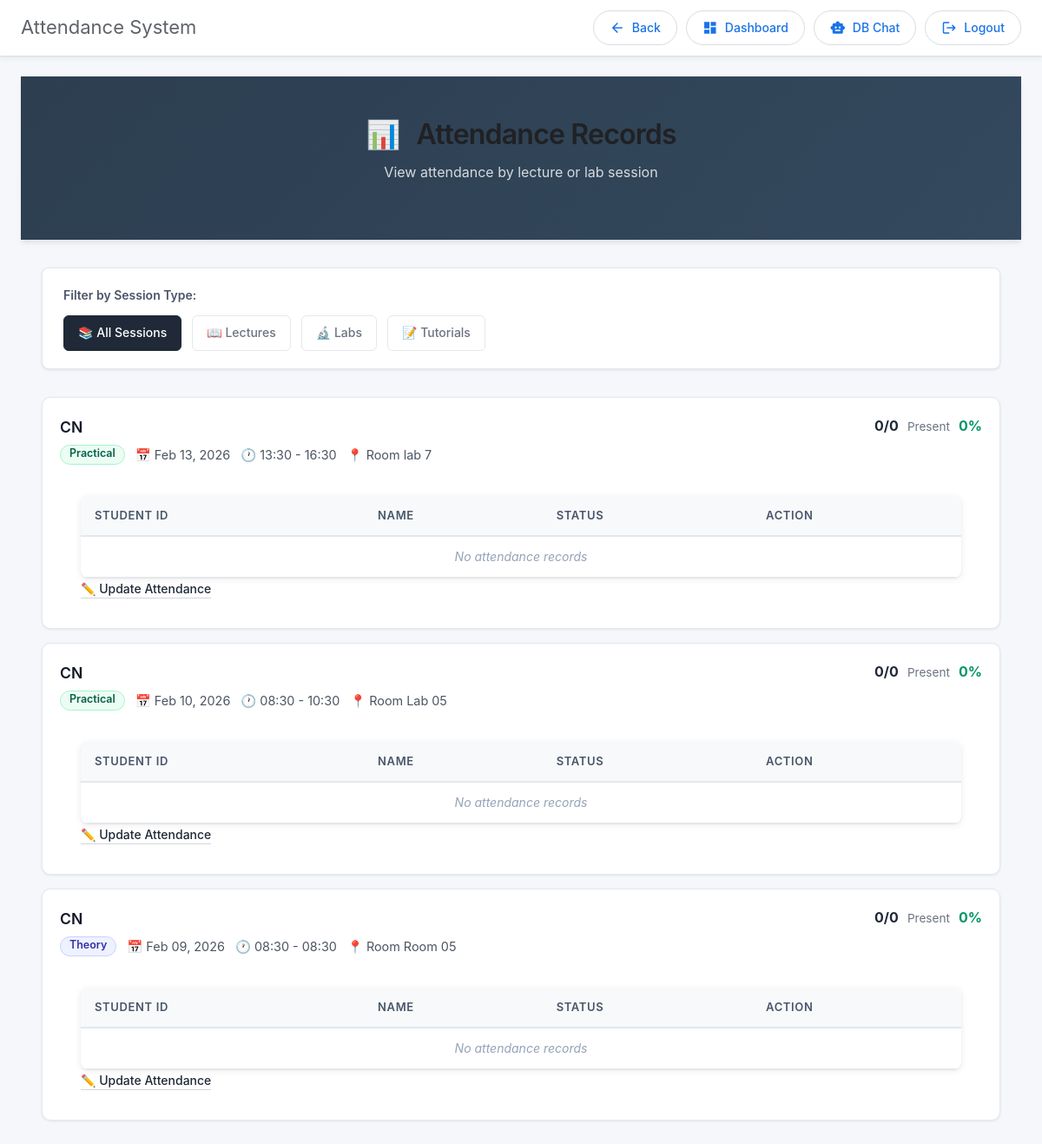
/faculty_app/show_student_attendance (signed in), run on an earlier commit of the app's database.
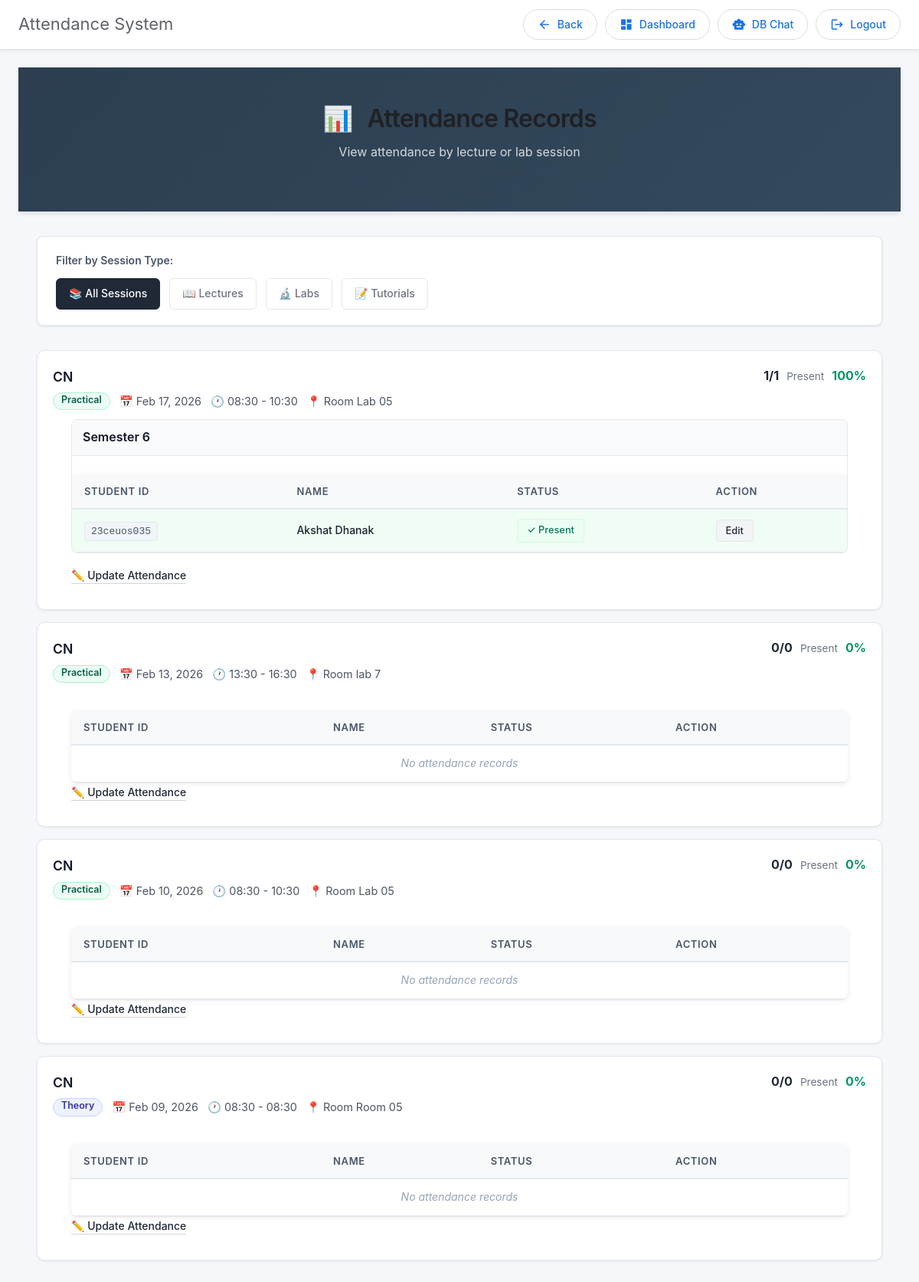
And on a later commit of the database.
### admin_app/models.py (models this page shows, shortened)
class Lecture(models.Model):
    TYPE_CHOICES = [
        ('theory', 'Theory'),
        ('practical', 'Practical'),
        ('tutorial', 'Tutorial'),
    ]
    subject_offering = models.ForeignKey(SubjectOffering, on_delete=models.CASCADE, related_name='lectures')
    date = models.DateField()
    start_time = models.TimeField()
    end_time = models.TimeField()
    lecture_type = models.CharField(max_length=20, choices=TYPE_CHOICES, default='theory')
    room_number = models.CharField(max_length=20, blank=True, null=True)
    faculty = models.ForeignKey(Faculty, on_delete=models.PROTECT, related_name='conducted_lectures')
    is_conducted = models.BooleanField(default=True)
    created_at = models.DateTimeField(auto_now_add=True)
    class Meta:
        ordering = ['date', 'start_time']

class SubjectOffering(models.Model):
    subject = models.ForeignKey(Subject, on_delete=models.PROTECT, related_name='offerings')
    academic_year = models.CharField(max_length=10)  # e.g., "2025-26"
    division = models.CharField(max_length=5)  # e.g., "A", "B", "C"
    faculty = models.ForeignKey('Faculty', on_delete=models.PROTECT, related_name='teaching_subjects')
    max_students = models.IntegerField(default=60)
    created_at = models.DateTimeField(auto_now_add=True)
    class Meta:
        ordering = ['academic_year', 'subject', 'division']
        unique_together = ['subject', 'academic_year', 'division']

class Subject(models.Model):
    code = models.CharField(max_length=20, unique=True)   # e.g., "23CE610"
    name = models.CharField(max_length=200, unique=True)  # e.g., "ADVANCED COMPUTER ARCHITECTURE"
    credits = models.IntegerField(default=4)
    semester = models.IntegerField(choices=[(i, f"Semester {i}") for i in range(1, 9)])
    is_elective = models.BooleanField(default=False)
    department = models.ForeignKey(Department, on_delete=models.PROTECT, related_name='subjects')
    syllabus_url = models.URLField(blank=True, null=True)
    created_at = models.DateTimeField(auto_now_add=True)
    class Meta:
        ordering = ['semester', 'code']
        unique_together = ['code', 'department']

class Attendance(models.Model):
    STATUS_CHOICES = [
        ('present', 'Present'),
        ('absent', 'Absent'),
        ('late', 'Late'),
    ]
    lecture = models.ForeignKey(Lecture, on_delete=models.CASCADE, related_name='attendances')
    student = models.ForeignKey(Student, on_delete=models.CASCADE, related_name='attendances')
    status = models.CharField(max_length=20, choices=STATUS_CHOICES, default='absent')
    marked_date = models.DateTimeField(auto_now=True)
    marked_by = models.ForeignKey(Faculty, on_delete=models.SET_NULL, null=True, blank=True, related_name='marked_attendances')
    face_recognized = models.BooleanField(default=False, null=True)
    created_at = models.DateTimeField(auto_now_add=True)
    class Meta:
        ordering = ['lecture', 'student']
        unique_together = ['lecture', 'student']

class Student(models.Model):
    STATUS_CHOICES = [
        ('active', 'Active'),
        ('graduated', 'Graduated'),
        ('suspended', 'Suspended'),
        ('dropped', 'Dropped'),
    ]
    BATCH_CHOICES = [
        ('A1', 'A1'),
        ('A2', 'A2'),
        ('A3', 'A3'),
        ('A4', 'A4'),
        ('B1', 'B1'),
        ('B2', 'B2'),
        ('B3', 'B3'),
        ('B4', 'B4'),
    ]
    user = models.OneToOneField(CustomUser, on_delete=models.CASCADE, related_name='student_profile')
    roll_number = models.CharField(max_length=20, unique=True)
    name = models.CharField(max_length=200)
    degree_program = models.ForeignKey(DegreeProgram, on_delete=models.PROTECT, related_name='enrolled_students', null=True, blank=True)
    semester = models.IntegerField(choices=[(i, f"Semester {i}") for i in range(1, 9)], default=1)
    division = models.CharField(max_length=5)  # A, B, C, etc.
    batch = models.CharField(max_length=10, choices=BATCH_CHOICES)
    graduation_date = models.DateField(blank=True, null=True)
    phone = models.CharField(max_length=15)
    blood_group = models.CharField(max_length=3, blank=True, null=True)
    date_of_birth = models.DateField(blank=True, null=True)
    address = models.TextField(blank=True, null=True)
    city = models.CharField(max_length=100, blank=True, null=True)
    state = models.CharField(max_length=100, blank=True, null=True)
    pincode = models.CharField(max_length=10, blank=True, null=True)
    father_name = models.CharField(max_length=100, blank=True, null=True)
    father_contact = models.CharField(max_length=15, blank=True, null=True)
    mother_name = models.CharField(max_length=100, blank=True, null=True)
    mother_contact = models.CharField(max_length=15, blank=True, null=True)
    image = models.ImageField(upload_to='student_photos/', default='default_student.jpg')
    face_encoding = models.TextField(blank=True, null=True)  # JSON encoded face descriptor
    status = models.CharField(max_length=20, choices=STATUS_CHOICES, default='active')
    created_at = models.DateTimeField(auto_now_add=True)
    updated_at = models.DateTimeField(auto_now=True)
    class Meta:
        ordering = ['degree_program', 'semester', 'roll_number']

### registration/models.py (models this page shows)
class CustomUser(AbstractUser):
    ROLE_CHOICES = [
        ("student", "Student"),
        ("faculty", "Faculty"),
        ("admin", "Admin"),
    ]
    role = models.CharField(max_length=10, choices=ROLE_CHOICES, default="student")

### faculty_app/views.py (the view)
# urls.py: path("show_student_attendance", views.show_student_attendance, name="show_student_attendance"),
@faculty_required
def show_student_attendance(request):
    faculty = Faculty.objects.get(user=request.user)
    filter_type = request.GET.get('filter', 'all')  # all, theory, practical, tutorial
    selected_lecture_id = request.GET.get('lecture_id')
    lectures = Lecture.objects.filter(faculty=faculty).select_related('subject_offering', 'subject_offering__subject').order_by('-date')
    if filter_type != 'all' and filter_type in ['theory', 'practical', 'tutorial']:
        lectures = lectures.filter(lecture_type=filter_type)
    if selected_lecture_id:
        lectures = lectures.filter(id=selected_lecture_id)
    lecture_data = []
    for lecture in lectures:
        attendances = (
            Attendance.objects
            .filter(lecture=lecture)
            .select_related('student', 'student__user')
            .order_by('student__semester', 'student__name')
        )
        present_count = attendances.filter(status='present').count()
        total_count = attendances.count()
        semester_groups = defaultdict(list)
        for att in attendances:
            semester_groups[att.student.semester].append(att)
        ordered_groups = sorted(semester_groups.items(), key=lambda x: x[0])
        lecture_data.append({
            'lecture': lecture,
            'slot_type': lecture.lecture_type,
            'slot_type_display': lecture.get_lecture_type_display(),
            'attendances': attendances,
            'semester_groups': ordered_groups,
            'present_count': present_count,
            'total_count': total_count,
            'attendance_percentage': (present_count / total_count * 100) if total_count > 0 else 0,
        })
    context = {
        'lecture_data': lecture_data,
        'filter_type': filter_type,
        'selected_lecture_id': selected_lecture_id,
        'faculty': faculty,
    }
    return render(request, "faculty_app/show_student_attendance.html", context)

### faculty_app/views.py (called while the page is built)
def faculty_required(view_func):
    @wraps(view_func)
    def wrapper(request, *args, **kwargs):
        if not request.user.is_authenticated:
            return redirect("registration:login")  # Redirect unauthenticated users to login page
        if request.user.role == "faculty":
            return view_func(request, *args, **kwargs)
        logout(request)  # Log out unauthorized users
        return redirect("registration:login")  # Redirect unauthorized users
    return wrapper

### project1/context_processors.py (called while the page is built)
def session_timeout(request):
    return {
        'SESSION_TIMEOUT_SECONDS': getattr(settings, 'SESSION_COOKIE_AGE', 1800),
    }

### faculty_app/templates/faculty_app/show_student_attendance.html (shortened to what this page needs)
{% extends "layout.html" %}
{% block container %}
<div class="attendance-records-page">
  <div class="page-header">
    <div class="header-content">
      <h1 class="page-title">
        <span class="title-icon">📊</span> Attendance Records
      </h1>
      <p class="page-subtitle">View attendance by lecture or lab session</p>
    </div>
  </div>
  <div class="container-main">
    <div class="filter-card">
      <form method="get" class="filter-form">
        <div class="filter-group">
          <label class="filter-label">Filter by Session Type:</label>
          <div class="filter-buttons">
            <a href="?filter=all" class="filter-btn {% if filter_type == 'all' %}active{% endif %}">
              📚 All Sessions
            </a>
            <a href="?filter=theory" class="filter-btn {% if filter_type == 'theory' %}active{% endif %}">
              📖 Lectures
            </a>
            <a href="?filter=practical" class="filter-btn {% if filter_type == 'practical' %}active{% endif %}">
              🔬 Labs
            </a>
            <a href="?filter=tutorial" class="filter-btn {% if filter_type == 'tutorial' %}active{% endif %}">
              📝 Tutorials
            </a>
          </div>
        </div>
      </form>
    </div>
    {% if lecture_data %}
      <div class="records-list">
        {% for item in lecture_data %}
        <section class="record-row">
          <div class="record-head">
            <div class="record-info">
              <div class="record-title">{{ item.lecture.subject_offering.subject.name }}</div>
              <div class="record-meta">
                <span class="badge badge-{{ item.slot_type }}">{{ item.slot_type_display }}</span>
                <span class="meta-item">📅 {{ item.lecture.date|date:"M d, Y" }}</span>
                <span class="meta-item">🕐 {{ item.lecture.start_time|time:"H:i" }} - {{ item.lecture.end_time|time:"H:i" }}</span>
                {% if item.lecture.room_number %}
                <span class="meta-item">📍 Room {{ item.lecture.room_number }}</span>
                {% endif %}
              </div>
            </div>
            <div class="record-stats">
              <span class="stat-count">{{ item.present_count }}/{{ item.total_count }}</span>
              <span class="stat-label">Present</span>
              <span class="stat-pct">{{ item.attendance_percentage|floatformat:0 }}%</span>
            </div>
          </div>
          <div class="attendance-table-wrapper list-mode">
            {% if item.semester_groups %}
              {% for semester, group in item.semester_groups %}
              <div class="semester-block">
                <div class="semester-header">Semester {{ semester }}</div>
                <table class="attendance-table">
                  <thead>
                    <tr>
                      <th>Student ID</th>
                      <th>Name</th>
                      <th>Status</th>
                      <th>Action</th>
                    </tr>
                  </thead>
                  <tbody>
                    {% for attendance in group %}
                    <tr class="{% if attendance.status == 'present' %}present-row{% endif %}">
                      <td><code class="student-id">{{ attendance.student.user.username }}</code></td>
                      <td class="student-name">{{ attendance.student.name }}</td>
                      <td>
                        {% if attendance.status == 'present' %}
                          <span class="status-badge present">✓ Present</span>
                        {% elif attendance.status == 'late' %}
                          <span class="status-badge late">⏱ Late</span>
                        {% else %}
                          <span class="status-badge absent">✗ Absent</span>
                        {% endif %}
                      </td>
                      <td>
                        <a href="{% url 'faculty_app:edit_student_attendance' attendance.id %}" class="edit-btn">Edit</a>
                      </td>
                    </tr>
                    {% endfor %}
                  </tbody>
                </table>
              </div>
              {% endfor %}
            {% else %}
              <table class="attendance-table">
                <thead>
                  <tr>
                    <th>Student ID</th>
                    <th>Name</th>
                    <th>Status</th>
                    <th>Action</th>
                  </tr>
                </thead>
                <tbody>
                  <tr>
                    <td colspan="4" class="empty-message">No attendance records</td>
                  </tr>
                </tbody>
              </table>
            {% endif %}
            <div class="list-actions">
              <a href="{% url 'faculty_app:mark_student_attendance2' item.lecture.id %}" class="action-link">✏️ Update Attendance</a>
            </div>
          </div>
        </section>
        {% endfor %}
      </div>
    {% endif %}
  </div>
</div>
{% endblock %}

### templates/layout.html (shortened to what this page needs)
{% load static %}
<!doctype html>
<html lang="en">
  <head>
    <link
      href="https://cdn.jsdelivr.net/npm/bootstrap@5.3.0/dist/css/bootstrap.min.css"
      rel="stylesheet"
    />
    <link
      rel="stylesheet"
      href="https://cdn.jsdelivr.net/npm/bootstrap-icons@1.10.0/font/bootstrap-icons.css"
    />
  </head>
  <body>
    <nav class="top-nav">
      <div class="top-nav-title">
        {% block nav_title %}Attendance System{% endblock %}
      </div>
      <div class="nav-actions">
        <button type="button" class="nav-pill" onclick="window.history.back()">
          <span class="material-icons">arrow_back</span>
          <span>Back</span>
        </button>
        {% if user.is_authenticated %}
        {% if user.is_superuser or user.role == "admin" %}
        <a href="{% url 'admin_app:admin_dashboard' %}" class="nav-pill">
          <span class="material-icons">dashboard</span>
          <span>Dashboard</span>
        </a>
        <a href="{% url 'admin_app:database_chat' %}" class="nav-pill">
          <span class="material-icons">smart_toy</span>
          <span>DB Chat</span>
        </a>
        {% elif user.role == "faculty" %}
        <a href="{% url 'faculty_app:faculty_dashboard' %}" class="nav-pill">
          <span class="material-icons">dashboard</span>
          <span>Dashboard</span>
        </a>
        <a href="{% url 'admin_app:database_chat' %}" class="nav-pill">
          <span class="material-icons">smart_toy</span>
          <span>DB Chat</span>
        </a>
        {% elif user.role == "student" %}
        <a href="{% url 'student_app:student_dashboard' %}" class="nav-pill">
          <span class="material-icons">dashboard</span>
          <span>Dashboard</span>
        </a>
        {% endif %}
        <a href="{% url 'registration:logout' %}" class="nav-pill">
          <span class="material-icons">logout</span>
          <span>Logout</span>
        </a>
        {% endif %}
      </div>
    </nav>
    <div class="container">
      {% block container %}{% endblock %}
    </div>
  </body>
</html>

What changed in the data, as far as the page shows it:
added Lecture: lecture.subject_offering.subject.name "CN", slot_type_display "Practical", lecture "Feb 17, 2026", lecture.start_time "08:30", lecture.end_time "10:30", lecture.room_number "Lab 05", present_count "1", total_count "1", attendance_percentage "100"
added Attendance: semester "6", student.user.username "23ceuos035", student.name "Akshat Dhanak", status "✓ Present"
